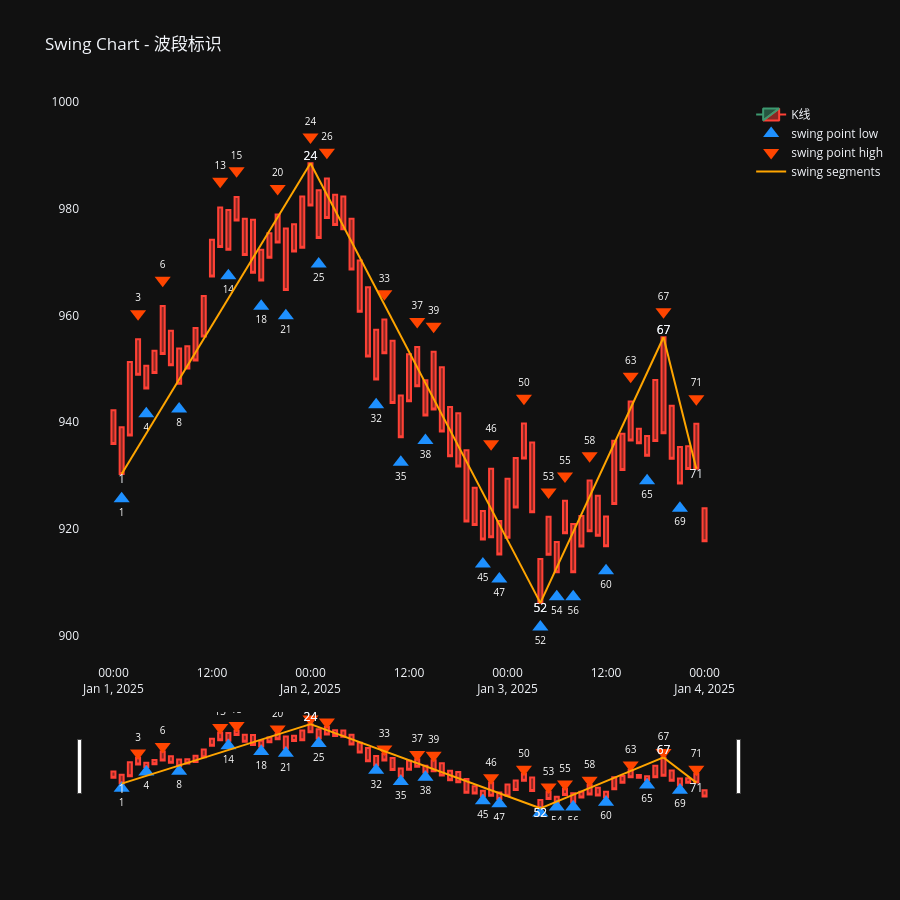

Notebook cell for this chart:
### Code cell
from collections import namedtuple
from time import sleep
import logging

from pulao.logging import init_logging

import pandas as pd

from pulao.trend import TrendManager
from pulao.swing import SwingManager
from pulao.bar import SBar, SBarManager, CBarManager
from vnpy.trader.constant import Exchange, Interval
from vnpy.trader.object import BarData

import polars as pl
import plotly.graph_objects as go
from plotly.subplots import make_subplots
from pulao.constant import *

from pulao.logging import logger
init_logging(level=logging.DEBUG)
open("./logs/pulao.log", "w").close() # 每次运行前清空日志
logger.debug("开始运行")

df = pl.read_csv("../dataset/I8888.XDCE_60m.csv", try_parse_dates=True)
df = df.slice(0,100)  # test

sbar_list = []
columns = df.columns

for idx, row in enumerate(df.iter_rows()):
    row_dict = dict(zip(columns, row))
    # datetime,open,close,high,low,volume,money,open_interest,signal
    datetime = row_dict["datetime"]
    o = row_dict["open"]
    close = row_dict["close"]
    high = row_dict["high"]
    low = row_dict["low"]
    volume = row_dict["volume"]
    money = row_dict["money"]
    open_interest = row_dict["open_interest"]

    bar = BarData(
        gateway_name="ctp-test",
        symbol="i8888",
        exchange=Exchange.SHFE,
        interval=Interval.MINUTE,
        datetime=datetime,
        open_price=o,
        close_price=close,
        high_price=high,
        low_price=low,
        volume=volume,
        open_interest=open_interest,
        turnover=money,
    )
    sbar = SBar(symbol=bar.symbol, exchange=bar.exchange.value, interval=bar.interval.value, datetime=datetime, turnover=money, open_price=o, close_price=close, high_price=high, low_price=low, volume=volume)

    sbar_list.append(sbar)
# 模拟行情数据接收
sbar_manager = SBarManager()
cbar_manager = CBarManager(sbar_manager=sbar_manager)
swing_manager = SwingManager(cbar_manager=cbar_manager)
tred_manager = TrendManager(swing_manager=swing_manager)
# 流入模拟数据
for sbar in sbar_list:
    sbar_manager.append(sbar)

logger.debug("运行结束")
# sleep(3) # 等一会，让日志输出完
#
# region . Plotly - Cbar
#
df_cbar = cbar_manager.df_cbar.to_pandas()
df_cbar["datetime"] = pd.date_range("2025-01-01", periods=df_cbar.shape[0], freq="h")
df_cbar["open_price"] = df_cbar["high_price"]
df_cbar["close_price"] = df_cbar["low_price"]
df_cbar.insert(0, "index", range(len(df_cbar)))

# region 构建波段数据
df_swing = swing_manager.df_swing.to_pandas()
df_swing["start_datetime"] = pd.Series(dtype="datetime64[ns]")
df_swing["end_datetime"] = pd.Series(dtype="datetime64[ns]")
df_swing.insert(0, "index", range(len(df_swing)))

for i, row in enumerate(df_swing.itertuples()):
    df = df_cbar[(df_cbar["id"] >= row.start_id) & (df_cbar["id"] <= row.end_id)]
    start_datetime = df.iloc[0]["datetime"]
    end_datetime = df.iloc[-1]["datetime"]
    df_swing.at[i, "start_datetime"] = start_datetime
    df_swing.at[i, "end_datetime"] = end_datetime

xs = []
ys = []
texts = []
text_positions  = []
for i, row in enumerate(df_swing.itertuples()):
    xs += [row.start_datetime, row.end_datetime, None]
    start_index = df_cbar[(df_cbar["id"] == row.start_id)]["index"].iloc[0]
    end_index = df_cbar[(df_cbar["id"] == row.end_id)]["index"].iloc[0]
    if row.direction == Direction.UP:
        start_price = df_cbar[(df_cbar["id"] == row.start_id)]["low_price"].iloc[0]
        end_price = df_cbar[(df_cbar["id"] == row.end_id)]["high_price"].iloc[0]
        text_positions += ['bottom center', 'top center', "middle center"]
    else:
        start_price = df_cbar[(df_cbar["id"] == row.start_id)]["high_price"].iloc[0]
        end_price = df_cbar[(df_cbar["id"] == row.end_id)]["low_price"].iloc[0]
        text_positions += ['top center', 'bottom center', "middle center"]
    ys += [start_price, end_price, None]
    texts += [start_index, end_index, None]


# endregion

fig = make_subplots(
    rows=1, cols=1
)
fig.add_trace(go.Candlestick(
    x=df_cbar['datetime'],
    open=df_cbar['open_price'],
    high=df_cbar['high_price'],
    low=df_cbar['low_price'],
    close=df_cbar['close_price'],
    name='K线',
), row=1, col=1)

df_fractal_bottom = df_cbar[(df_cbar['fractal_type'] == FractalType.BOTTOM)]

fig.add_trace(go.Scatter(
    x=df_fractal_bottom['datetime'],
    y=df_fractal_bottom['low_price'] * 0.995,   # 放在K线最低价下方一点，不遮挡蜡烛
    mode='markers+text',
    name='swing point low',
    marker=dict(
        symbol='triangle-up',
        size=14,
        color='#1E90FF',
    ),
    text=df_fractal_bottom["index"],      # ← 添加序号
    textposition="bottom center",              # ← 文字位置
    textfont=dict(size=10, color="white"),
    hovertemplate=
        "<b>波段低点</b><br>" +
        "时间: %{x}<br>" +
        "价格: %{y:.2f}<br>" +
        "<extra></extra>"
), row=1, col=1)


df_fractal_top = df_cbar[(df_cbar['fractal_type'] == FractalType.TOP)]

fig.add_trace(go.Scatter(
    x=df_fractal_top['datetime'],
    y=df_fractal_top['high_price'] * 1.005,  # 放在K线最高价上方一点
    mode='markers+text',
    name='swing point high',
    marker=dict(
        symbol='triangle-down',
        size=14,
        color='#FF4500',
    ),
    text=df_fractal_top["index"],      # ← 添加序号
    textposition="top center",              # ← 文字位置
    textfont=dict(size=10, color="white"),
    hovertemplate=
        "<b>波段高点</b><br>" +
        "时间: %{x}<br>" +
        "价格: %{y:.2f}<br>" +
        "<extra></extra>"
), row=1, col=1)

fig.add_trace(go.Scatter(
    x=xs,
    y=ys,
    name='swing segments',
    mode='lines+text',    # lines+text 支持显示文字
    line=dict(width=2, color='orange'),
    text=texts,
    textposition=text_positions,  # 文字位置
))

title = 'Swing Chart - 波段标识'
fig.update_layout(title=title,
                  height=900,
                  hovermode='x unified',  # X轴悬停联动虚线
                  )

fig.update_xaxes(
    showgrid=False,
)

fig.update_yaxes(
    showgrid=False,
)

fig.show()

# endregion

### Figure 1 — Plotly figure (JSON) as saved in the notebook; plotly's stock layout.template omitted (floating-point values rounded to 4 significant figures)
{"data": [{"close": [935.9, 930.3, 937.5, 948.9, 946.3, 949.2, 952.8, 950.7, 947.2, 950.1, 951.6, 956.1, 967.3, 972.9, 972.3, 977.8, 971.3, 968.0, 966.6, 970.8, 973.7, 964.8, 972.0, 972.7, 980.6, 974.5, 978.3, 977.0, 976.2, 968.6, 960.7, 952.3, 948.0, 952.9, 943.6, 937.2, 943.9, 946.7, 941.3, 942.4, 938.2, 933.6, 931.7, 921.4, 920.7, 918.0, 918.5, 915.2, 918.4, 924.0, 933.2, 923.1, 906.1, 915.2, 911.9, 919.2, 911.9, 916.7, 919.6, 918.7, 916.7, 924.7, 931.0, 936.6, 936.0, 933.7, 936.5, 937.9, 933.2, 928.5, 931.2, 931.3, 917.7], "high": [942.2, 939.1, 951.3, 955.6, 950.6, 953.4, 961.8, 957.1, 953.8, 954.3, 957.7, 963.6, 974.2, 980.3, 979.8, 982.2, 978.1, 977.9, 972.3, 975.4, 978.9, 976.3, 977.1, 982.3, 988.5, 983.5, 985.7, 982.7, 982.3, 978.1, 970.3, 965.3, 957.4, 959.3, 955.3, 945.0, 952.7, 954.1, 947.9, 953.2, 950.3, 942.8, 941.7, 934.7, 927.7, 923.3, 931.3, 921.5, 929.4, 933.3, 939.8, 936.2, 914.4, 922.3, 917.5, 925.3, 920.9, 922.4, 929.1, 926.2, 922.4, 936.5, 937.9, 943.9, 938.8, 937.4, 947.9, 955.9, 943.1, 935.4, 935.5, 939.7, 923.9], "low": [935.9, 930.3, 937.5, 948.9, 946.3, 949.2, 952.8, 950.7, 947.2, 950.1, 951.6, 956.1, 967.3, 972.9, 972.3, 977.8, 971.3, 968.0, 966.6, 970.8, 973.7, 964.8, 972.0, 972.7, 980.6, 974.5, 978.3, 977.0, 976.2, 968.6, 960.7, 952.3, 948.0, 952.9, 943.6, 937.2, 943.9, 946.7, 941.3, 942.4, 938.2, 933.6, 931.7, 921.4, 920.7, 918.0, 918.5, 915.2, 918.4, 924.0, 933.2, 923.1, 906.1, 915.2, 911.9, 919.2, 911.9, 916.7, 919.6, 918.7, 916.7, 924.7, 931.0, 936.6, 936.0, 933.7, 936.5, 937.9, 933.2, 928.5, 931.2, 931.3, 917.7], "name": "K线", "open": [942.2, 939.1, 951.3, 955.6, 950.6, 953.4, 961.8, 957.1, 953.8, 954.3, 957.7, 963.6, 974.2, 980.3, 979.8, 982.2, 978.1, 977.9, 972.3, 975.4, 978.9, 976.3, 977.1, 982.3, 988.5, 983.5, 985.7, 982.7, 982.3, 978.1, 970.3, 965.3, 957.4, 959.3, 955.3, 945.0, 952.7, 954.1, 947.9, 953.2, 950.3, 942.8, 941.7, 934.7, 927.7, 923.3, 931.3, 921.5, 929.4, 933.3, 939.8, 936.2, 914.4, 922.3, 917.5, 925.3, 920.9, 922.4, 929.1, 926.2, 922.4, 936.5, 937.9, 943.9, 938.8, 937.4, 947.9, 955.9, 943.1, 935.4, 935.5, 939.7, 923.9], "x": ["2025-01-01T00:00:00.000000000", "2025-01-01T01:00:00.000000000", "2025-01-01T02:00:00.000000000", "2025-01-01T03:00:00.000000000", "2025-01-01T04:00:00.000000000", "2025-01-01T05:00:00.000000000", "2025-01-01T06:00:00.000000000", "2025-01-01T07:00:00.000000000", "2025-01-01T08:00:00.000000000", "2025-01-01T09:00:00.000000000", "2025-01-01T10:00:00.000000000", "2025-01-01T11:00:00.000000000", "2025-01-01T12:00:00.000000000", "2025-01-01T13:00:00.000000000", "2025-01-01T14:00:00.000000000", "2025-01-01T15:00:00.000000000", "2025-01-01T16:00:00.000000000", "2025-01-01T17:00:00.000000000", "2025-01-01T18:00:00.000000000", "2025-01-01T19:00:00.000000000", "2025-01-01T20:00:00.000000000", "2025-01-01T21:00:00.000000000", "2025-01-01T22:00:00.000000000", "2025-01-01T23:00:00.000000000", "2025-01-02T00:00:00.000000000", "2025-01-02T01:00:00.000000000", "2025-01-02T02:00:00.000000000", "2025-01-02T03:00:00.000000000", "2025-01-02T04:00:00.000000000", "2025-01-02T05:00:00.000000000", "2025-01-02T06:00:00.000000000", "2025-01-02T07:00:00.000000000", "2025-01-02T08:00:00.000000000", "2025-01-02T09:00:00.000000000", "2025-01-02T10:00:00.000000000", "2025-01-02T11:00:00.000000000", "2025-01-02T12:00:00.000000000", "2025-01-02T13:00:00.000000000", "2025-01-02T14:00:00.000000000", "2025-01-02T15:00:00.000000000", "2025-01-02T16:00:00.000000000", "2025-01-02T17:00:00.000000000", "2025-01-02T18:00:00.000000000", "2025-01-02T19:00:00.000000000", "2025-01-02T20:00:00.000000000", "2025-01-02T21:00:00.000000000", "2025-01-02T22:00:00.000000000", "2025-01-02T23:00:00.000000000", "2025-01-03T00:00:00.000000000", "2025-01-03T01:00:00.000000000", "2025-01-03T02:00:00.000000000", "2025-01-03T03:00:00.000000000", "2025-01-03T04:00:00.000000000", "2025-01-03T05:00:00.000000000", "2025-01-03T06:00:00.000000000", "2025-01-03T07:00:00.000000000", "2025-01-03T08:00:00.000000000", "2025-01-03T09:00:00.000000000", "2025-01-03T10:00:00.000000000", "2025-01-03T11:00:00.000000000", "2025-01-03T12:00:00.000000000", "2025-01-03T13:00:00.000000000", "2025-01-03T14:00:00.000000000", "2025-01-03T15:00:00.000000000", "2025-01-03T16:00:00.000000000", "2025-01-03T17:00:00.000000000", "2025-01-03T18:00:00.000000000", "2025-01-03T19:00:00.000000000", "2025-01-03T20:00:00.000000000", "2025-01-03T21:00:00.000000000", "2025-01-03T22:00:00.000000000", "2025-01-03T23:00:00.000000000", "2025-01-04T00:00:00.000000000"], "type": "candlestick", "xaxis": "x", "yaxis": "y"}, {"hovertemplate": "<b>波段低点</b><br>时间: %{x}<br>价格: %{y:.2f}<br><extra></extra>", "marker": {"color": "#1E90FF", "size": 14, "symbol": "triangle-up"}, "mode": "markers+text", "name": "swing point low", "text": [1.0, 4.0, 8.0, 14.0, 18.0, 21.0, 25.0, 32.0, 35.0, 38.0, 45.0, 47.0, 52.0, 54.0, 56.0, 60.0, 65.0, 69.0], "textfont": {"color": "white", "size": 10}, "textposition": "bottom center", "x": ["2025-01-01T01:00:00.000000000", "2025-01-01T04:00:00.000000000", "2025-01-01T08:00:00.000000000", "2025-01-01T14:00:00.000000000", "2025-01-01T18:00:00.000000000", "2025-01-01T21:00:00.000000000", "2025-01-02T01:00:00.000000000", "2025-01-02T08:00:00.000000000", "2025-01-02T11:00:00.000000000", "2025-01-02T14:00:00.000000000", "2025-01-02T21:00:00.000000000", "2025-01-02T23:00:00.000000000", "2025-01-03T04:00:00.000000000", "2025-01-03T06:00:00.000000000", "2025-01-03T08:00:00.000000000", "2025-01-03T12:00:00.000000000", "2025-01-03T17:00:00.000000000", "2025-01-03T21:00:00.000000000"], "y": [925.6, 941.6, 942.5, 967.4, 961.8, 960.0, 969.7, 943.3, 932.5, 936.6, 913.4, 910.6, 901.6, 907.3, 907.3, 912.2, 929.0, 923.9], "type": "scatter", "xaxis": "x", "yaxis": "y"}, {"hovertemplate": "<b>波段高点</b><br>时间: %{x}<br>价格: %{y:.2f}<br><extra></extra>", "marker": {"color": "#FF4500", "size": 14, "symbol": "triangle-down"}, "mode": "markers+text", "name": "swing point high", "text": [3.0, 6.0, 13.0, 15.0, 20.0, 24.0, 26.0, 33.0, 37.0, 39.0, 46.0, 50.0, 53.0, 55.0, 58.0, 63.0, 67.0, 71.0], "textfont": {"color": "white", "size": 10}, "textposition": "top center", "x": ["2025-01-01T03:00:00.000000000", "2025-01-01T06:00:00.000000000", "2025-01-01T13:00:00.000000000", "2025-01-01T15:00:00.000000000", "2025-01-01T20:00:00.000000000", "2025-01-02T00:00:00.000000000", "2025-01-02T02:00:00.000000000", "2025-01-02T09:00:00.000000000", "2025-01-02T13:00:00.000000000", "2025-01-02T15:00:00.000000000", "2025-01-02T22:00:00.000000000", "2025-01-03T02:00:00.000000000", "2025-01-03T05:00:00.000000000", "2025-01-03T07:00:00.000000000", "2025-01-03T10:00:00.000000000", "2025-01-03T15:00:00.000000000", "2025-01-03T19:00:00.000000000", "2025-01-03T23:00:00.000000000"], "y": [960.3, 966.6, 985.2, 987.1, 983.8, 993.5, 990.6, 964.1, 958.9, 958.0, 935.9, 944.5, 926.9, 929.9, 933.7, 948.6, 960.7, 944.4], "type": "scatter", "xaxis": "x", "yaxis": "y"}, {"line": {"color": "orange", "width": 2}, "mode": "lines+text", "name": "swing segments", "text": ["1", "24", null, "24", "52", null, "52", "67", null, "67", "71", null], "textposition": ["bottom center", "top center", "middle center", "top center", "bottom center", "middle center", "bottom center", "top center", "middle center", "top center", "bottom center", "middle center"], "x": ["2025-01-01T01:00:00", "2025-01-02T00:00:00", null, "2025-01-02T00:00:00", "2025-01-03T04:00:00", null, "2025-01-03T04:00:00", "2025-01-03T19:00:00", null, "2025-01-03T19:00:00", "2025-01-03T23:00:00", null], "y": [930.3, 988.5, null, 988.5, 906.1, null, 906.1, 955.9, null, 955.9, 931.3, null], "type": "scatter"}], "layout": {"xaxis": {"anchor": "y", "domain": [0.0, 1.0], "showgrid": false}, "yaxis": {"anchor": "x", "domain": [0.0, 1.0], "showgrid": false}, "title": {"text": "Swing Chart - 波段标识"}, "height": 900, "hovermode": "x unified"}}
